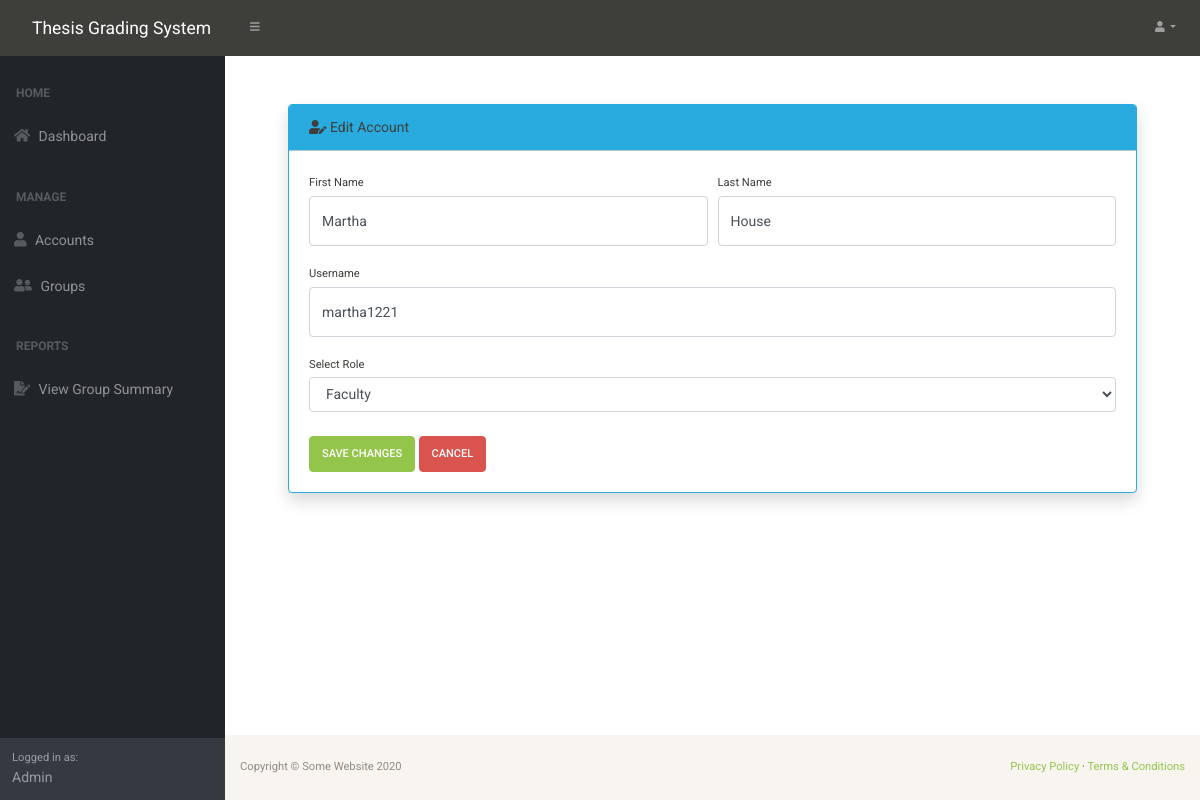
The page /AccountManagement/EditAccount.php?id=5 (signed in) on the database its author committed.
### tables this page shows
CREATE TABLE `accounts` (
  `Id` int(11) NOT NULL,
  `Username` varchar(255) NOT NULL,
  `Password` varchar(40) NOT NULL,
  `Firstname` varchar(255) NOT NULL,
  `Lastname` varchar(255) NOT NULL,
  `Role_Id` int(11) NOT NULL,
  `Disabled` tinyint(1) NOT NULL
);

### Backend/classes/DBHandler.php (called while the page is built, shortened)
<?php
require_once("Role.php");
require_once("Account.php");
class DBHandler
{
	static private $server = "localhost";
	static private $s_username = "root";
	static private $s_pass = "";
	static private $dbName = "thesis-grading-system-db";
	public static function GetAccountInfo($id){
		$connection = new mysqli(self::$server, self::$s_username, self::$s_pass, self::$dbName);
		$stmt = $connection->prepare("SELECT accounts.*, roles.name AS Role_Name FROM accounts INNER JOIN roles ON accounts.Role_Id = roles.Id WHERE accounts.Id = ?");
		$rc = $stmt->bind_param('d', $id);
		$rc = $stmt->execute();
		$res = $stmt->get_result();
		if($res->num_rows > 0){
			$row = $res->fetch_assoc();
			$acc = Account::CreateAccountWithRoleName($row['Id'], $row['Firstname'], $row['Lastname'], $row['Username'], $row['Role_Id'], $row['Role_Name'], $row['Disabled']);
			return $acc;
		}
		else{
			return NULL;
		}
	}
	public static function GetRoles(){
		$connection = new mysqli(self::$server, self::$s_username, self::$s_pass, self::$dbName);
		$stmt = $connection->prepare("SELECT * FROM roles ORDER BY Name");
		$rc = $stmt->execute();
		$res = $stmt->get_result();
		if($res->num_rows > 0){
			$roles = array();
			while($row = $res->fetch_assoc()){
				$id = $row['Id'];
				$role = $row['Name'];
				array_push($roles, new Role($id, $role));
			}
			return $roles;
		}
		else{
			return NULL;
		}
	}
}
?>

### Backend/classes/Account.php (called while the page is built, shortened)
<?php
class Account{
	public static function CreateAccountWithRoleName($_id, $_firstname, $_lastname, $_username,$_roleId,$_roleName,$_disabled){
		$instance = new Account();
		$instance->id = $_id;
		$instance->firstname = $_firstname;
		$instance->lastname = $_lastname;
		$instance->username = $_username;
		$instance->roleid = $_roleId;
		$instance->rolename = $_roleName;
		$instance->disabled=$_disabled;
		return $instance;
	}
}
?>

### Backend/classes/Role.php (called while the page is built, shortened)
<?php
class Role{
	public function __construct($_id, $_name){
		$this->id = $_id;
		$this->name = $_name;
	}
}
?>

### AccountManagement/EditAccount.php (the view, shortened to what this page needs)
<?php
require_once("../Backend/classes/Account.php");
require_once("../Backend/classes/DBHandler.php");
require_once("../Backend/classes/Role.php");
$current_account = DBHandler::GetAccountInfo($_GET['id']);
?>
<!DOCTYPE html>
<html lang="en">
    <head>
        <link href="../css/styles.css" rel="stylesheet" />
        <link href="../css/bootstrap-sandstone.min.css" rel="stylesheet" />
    </head>
    <body class="sb-nav-fixed">
         <?php include("../PartialViews/Navbar.php")?>
        <div id="layoutSidenav">
            <?php include("../PartialViews/SideNav.php");?>
            <div id="layoutSidenav_content">
                <main>
                    <div class="container-fluid">
                        <div class="card my-5 mx-5 shadow border-info">
                            <div class="card-header bg-info"><i class="fas fa-user-edit"></i> Edit Account</div>
                            <div class="card-body">
                                <div>
                                    <form action ="../Backend/AccountController/update_account_to_db.php" method="POST">
                                        <div class="form-row">
                                            <div class="col-md-6">
                                                <div class="form-group">
                                                    <label class="small mb-1" for="inputFirstName">First Name</label>
                                                    <input class="form-control py-4" id="inputFirstName" type="text" placeholder="Enter first name" name = "Firstname"/ value = "<?=$current_account->firstname?>">
                                                </div>
                                            </div>
                                            <div class="col-md-6">
                                                <div class="form-group"><label class="small mb-1" for="inputLastName">Last Name</label>
                                                    <input class="form-control py-4" id="inputLastName" name="Lastname" type="text" placeholder="Enter last name" value = "<?=$current_account->lastname?>"/>
                                                </div>
                                            </div>
                                        </div>
                                        <div class="form-group"><label class="small mb-1" for="inputUsername">Username</label><input class="form-control py-4" id="inputUsername" type="text" aria-describedby="emailHelp" placeholder="Enter Username" name='Username' value = "<?=$current_account->username?>"/></div>
                                        <div class="form-group">
                                            <label class="small mb-1" for="inputUsername">Select Role</label>
                                            <select class = "form-control" name = "Role">
                                                <?php
                                                    $dbh = new DBHandler();
                                                    $roles = $dbh->GetRoles();
                                                    foreach($roles as $r){
                                                        $selected = ($r->id == $current_account->roleid)?"selected":"";
                                                        ?>
                                                        <option value = "<?=$r->id?>" <?=$selected?>><?=$r->name?></option>
                                                        <?php
                                                    }
                                                ?>
                                            </select>
                                        </div>
                                        <div class="form-group mt-4 mb-0">
                                            <button class="btn btn-success" type = "submit">Save Changes</button>
                                            <a class="btn btn-danger" role="button" href="ManageAccounts.php">Cancel</a>
                                        </div>
                                    </form>
                                </div>
                            </div>
                        </div>
                    </div>
                </main>
                <?php include("../PartialViews/Footer.php"); ?>
            </div>
        </div>
    </body>
</html

### rows shown on the page
accounts: Firstname "Martha", Lastname "House", Username "martha1221"

### other values the page prints
$_SESSION["Account"]->rolename "Admin"
form field Role "Faculty"
